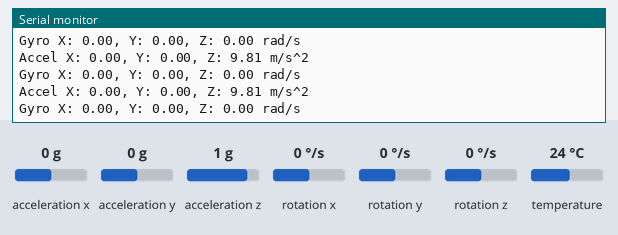
Recording of a sketch running on a simulated Arduino Uno, built with avr-gcc and run on an emulated ATmega328P. Parts: the last lines printed to the serial monitor. The inputs (shaded band) are chosen by the test bench; at power-on: acceleration x 0 g, acceleration y 0 g, acceleration z 1 g, rotation x 0 °/s, rotation y 0 °/s, rotation z 0 °/s, temperature 24 °C.

Above: at 1.2 s.
1.3 s: acceleration x set to -1.4 g
At 1.37 s:
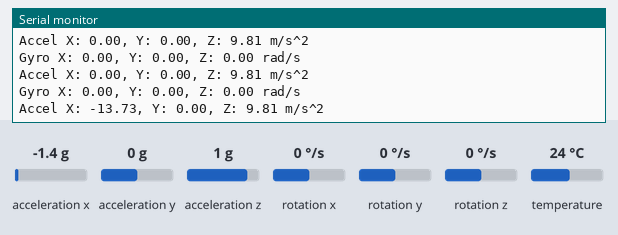
2.8 s: acceleration y set to -1.4 g
At 2.84 s:
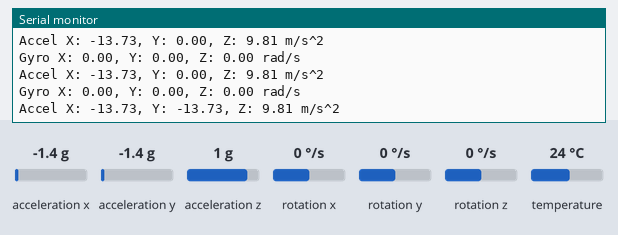
4.3 s: acceleration z set to -1.4 g
At 4.32 s:
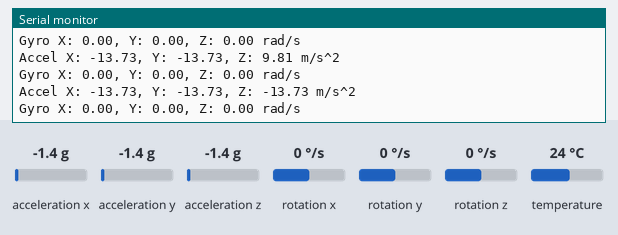
5.8 s: rotation x set to -192 °/s
At 6.0 s:
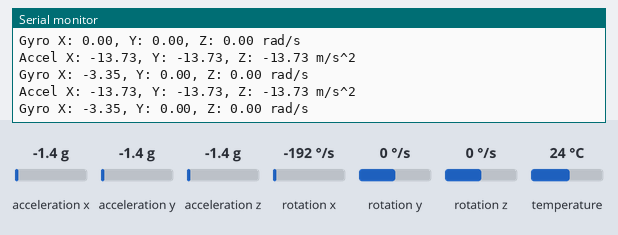
7.3 s: rotation y set to -192 °/s
At 7.37 s:
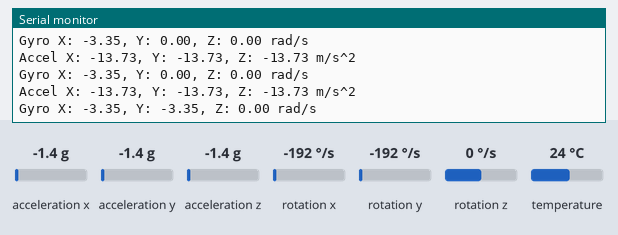

Measured:
- after the input at 1.3 s, the serial monitor: prints a new line after 0.07 s (image 1)
- after the input at 2.8 s, the serial monitor: prints a new line at once (image 2)
- after the input at 4.3 s, the serial monitor: prints a new line at once (image 3)
- after the input at 5.8 s, the serial monitor: prints a new line after 0.09 s (image 4)
- after the input at 7.3 s, the serial monitor: prints a new line after 0.07 s (image 5)

The sketch:

mpu6050_sensor.ino
```cpp
#include <Wire.h>
#include <Adafruit_MPU6050.h>
#include <Adafruit_Sensor.h>

Adafruit_MPU6050 mpu;

void setup() {
  Serial.begin(115200);
  while (!Serial) delay(10);

  if (!mpu.begin()) {
    Serial.println("No se encontro MPU6050");
    while (1) { delay(10); }
  }

  // Configuracion MPU6050 para alta dinamica
  mpu.setAccelerometerRange(MPU6050_RANGE_16_G); // Rango de 16G para detectar choques fuertes
  mpu.setGyroRange(MPU6050_RANGE_2000_DEG);      // Giros bruscos
  mpu.setFilterBandwidth(MPU6050_BAND_21_HZ);    // Filtro para ruido de vibracion de motor
}

void loop() {
  sensors_event_t a, g, temp;
  mpu.getEvent(&a, &g, &temp);

  // Muestra datos crudos
  Serial.print("Accel X: "); Serial.print(a.acceleration.x);
  Serial.print(", Y: "); Serial.print(a.acceleration.y);
  Serial.print(", Z: "); Serial.print(a.acceleration.z);
  Serial.println(" m/s^2");

  Serial.print("Gyro X: "); Serial.print(g.gyro.x);
  Serial.print(", Y: "); Serial.print(g.gyro.y);
  Serial.print(", Z: "); Serial.print(g.gyro.z);
  Serial.println(" rad/s");

  delay(100);
}
```
